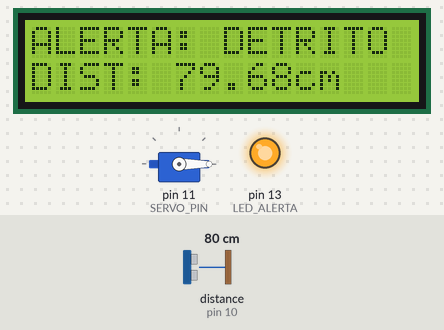
Bench run of a sketch on a simulated Arduino Uno, built with avr-gcc and run on an emulated ATmega328P. Shown: servo, 16×2 character LCD, output pins drawn as LEDs (lit = HIGH). Wiring (inferred from the names in the program): ultrasonic range finder: trigger pin 9; echo pin 10. The inputs (shaded band) are chosen by the test bench; at power-on: distance to the obstacle (sensor on pin 10) 80 cm. The echo pulse lasts 58.3 µs per cm; pins used as bus, display or sensor lines are not drawn.

Above: at 1.1 s.
2.3 s: distance to the obstacle (sensor on pin 10) set to 2 cm
At 4.2 s:
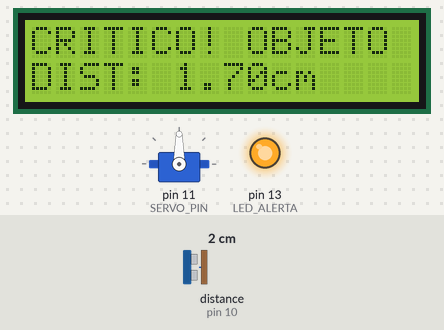
4.5 s: distance to the obstacle (sensor on pin 10) set to 120 cm
At 5.6 s:
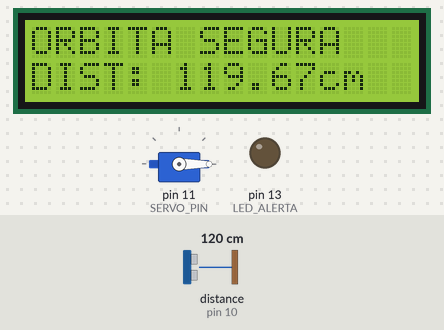
6.0 s: distance to the obstacle (sensor on pin 10) set to 4 cm
At 10.3 s:
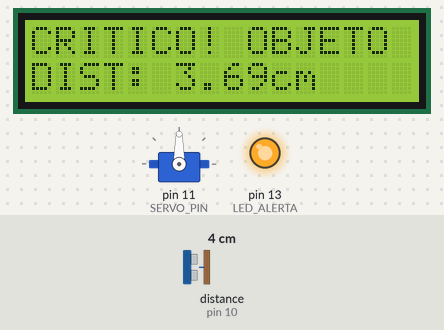
Timing chart, 0 to 11.8 s (numbered marks = the images above; inputs shaded):
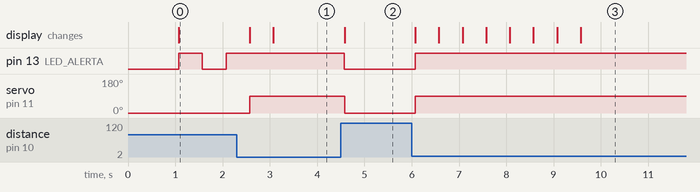

Measured:
- after the input at 2.3 s, pin 13 (LED_ALERTA): stops changing and stays HIGH; servo on pin 11 (SERVO_PIN): 0° → 90° after 0.27 s; the display: first changes after 0.27 s (image 1 shows a later state)
- after the input at 4.5 s, pin 13 (LED_ALERTA): HIGH → LOW after 0.08 s; servo on pin 11 (SERVO_PIN): 90° → 0° after 0.08 s; the display: changes after 0.08 s (image 2)
- after the input at 6.0 s, pin 13 (LED_ALERTA): LOW → HIGH after 0.07 s; servo on pin 11 (SERVO_PIN): 0° → 90° after 0.07 s; the display: first changes after 0.07 s (image 3 shows a later state)

The sketch:

main.ino
```cpp
#include <LiquidCrystal.h>
#include <Servo.h>

const int TRIG_PIN = 9;
const int ECHO_PIN = 10;
const int SERVO_PIN = 11;
const int LED_ALERTA = 13;

LiquidCrystal lcd(12, 7, 5, 4, 3, 2);
Servo propulsorDesvio;

unsigned long tempoAnteriorLeitura = 0;
const long intervaloLeitura = 500;

float ultimaDistanciaValida = 400.0;

void setup() {
  pinMode(TRIG_PIN, OUTPUT);
  pinMode(ECHO_PIN, INPUT);
  pinMode(LED_ALERTA, OUTPUT);

  propulsorDesvio.attach(SERVO_PIN);
  propulsorDesvio.write(0); // Servo em 0 graus

  lcd.begin(16, 2);
  lcd.print("SISTEMA DE BORDO");
  lcd.setCursor(0, 1);
  lcd.print("STATUS: ONLINE");

  delay(1000);
  lcd.clear();
}

void loop() {
  unsigned long tempoAtual = millis();

  // Execucao a cada 500ms
  if (tempoAtual - tempoAnteriorLeitura >= intervaloLeitura) {
    tempoAnteriorLeitura = tempoAtual;

    float distanciaAtual = lerUltrassonico();

    // Validacao de leitura do sensor
    if (distanciaAtual <= 0 || distanciaAtual > 400) {
      distanciaAtual = ultimaDistanciaValida;
      lcd.setCursor(0, 1);
      lcd.print("ERR: SENSOR FALH");
    } else {
      ultimaDistanciaValida = distanciaAtual;
    }

    // Estado 1: Critico (< 30cm)
    if (distanciaAtual < 30.0) {
      propulsorDesvio.write(90);
      digitalWrite(LED_ALERTA, HIGH);

      lcd.setCursor(0, 0);
      lcd.print("CRITICO! OBJETO ");
      lcd.setCursor(0, 1);
      lcd.print("DIST: ");
      lcd.print(distanciaAtual);
      lcd.print("cm   ");

    // Estado 2: Alerta (30cm a 100cm)
    } else if (distanciaAtual >= 30.0 && distanciaAtual <= 100.0) {
      propulsorDesvio.write(0);
      digitalWrite(LED_ALERTA, !digitalRead(LED_ALERTA)); // Pisca LED

      lcd.setCursor(0, 0);
      lcd.print("ALERTA: DETRITO ");
      lcd.setCursor(0, 1);
      lcd.print("DIST: ");
      lcd.print(distanciaAtual);
      lcd.print("cm   ");

    // Estado 3: Nominal (> 100cm)
    } else {
      propulsorDesvio.write(0);
      digitalWrite(LED_ALERTA, LOW);

      lcd.setCursor(0, 0);
      lcd.print("ORBITA SEGURA   ");
      lcd.setCursor(0, 1);
      lcd.print("DIST: ");
      lcd.print(distanciaAtual);
      lcd.print("cm   ");
    }
  }
}

// Leitura do sensor HC-SR04
float lerUltrassonico() {
  digitalWrite(TRIG_PIN, LOW);
  delayMicroseconds(2);
  digitalWrite(TRIG_PIN, HIGH);
  delayMicroseconds(10);
  digitalWrite(TRIG_PIN, LOW);

  long duracao = pulseIn(ECHO_PIN, HIGH, 30000); // Timeout de 30ms

  if (duracao == 0) {
    return -1.0;
  }

  return duracao * 0.0343 / 2.0;
}
```
